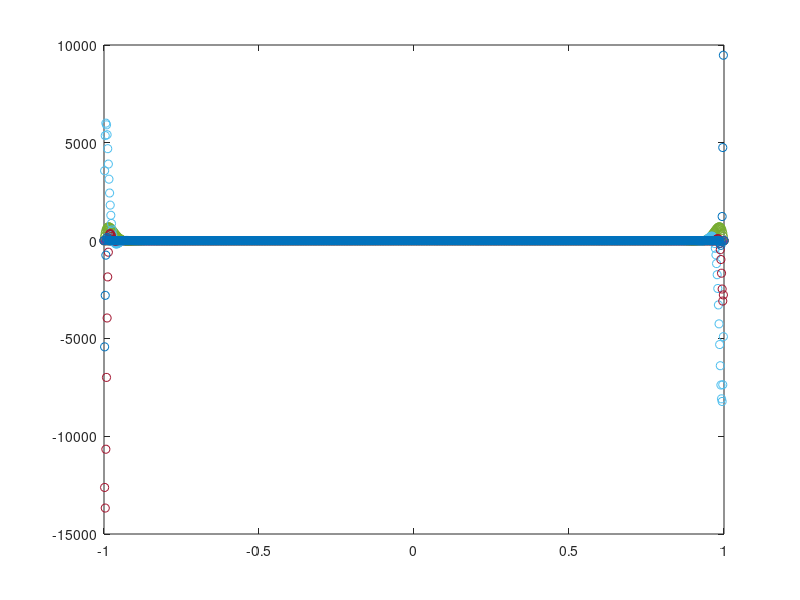
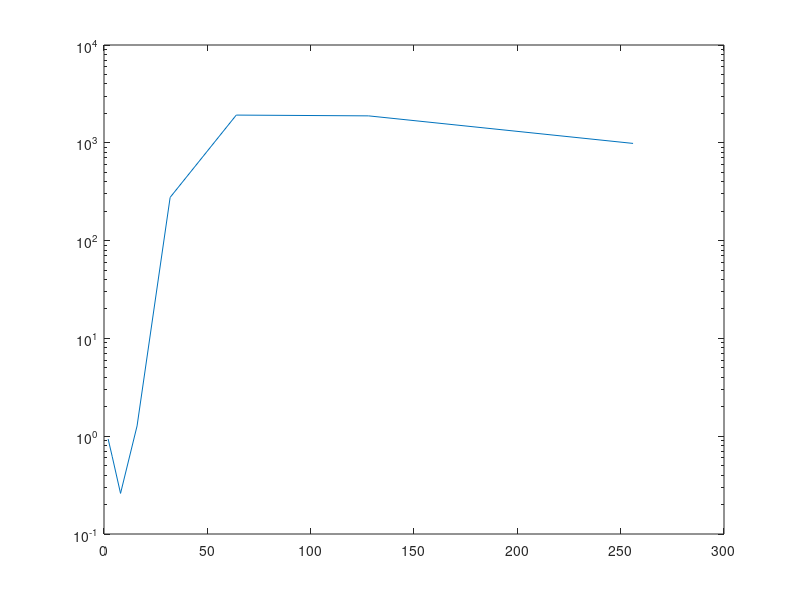
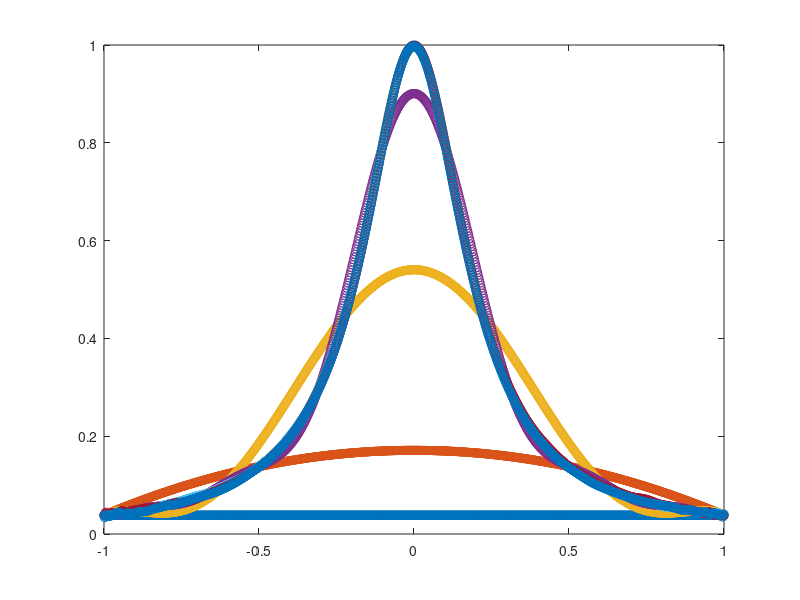
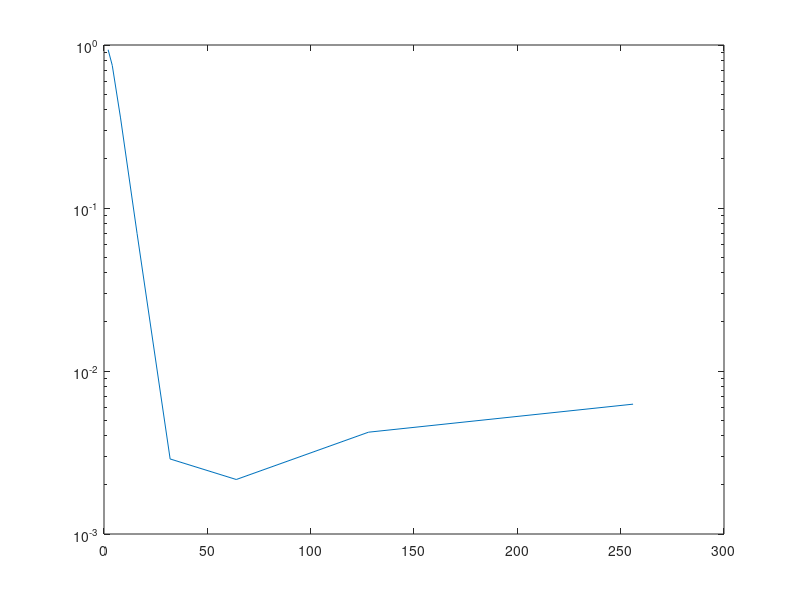

These charts were generated, in order, by the following MATLAB code:
%% Clearing everything
clear;  %% clears the left side memory stuff
clc;    %% clears the command window
%% Define the unknown function to interpolate
% f = @(x) exp(x).*sin(x);
f = @(x) 1./(1+25*x.^2);
%% Setup different numbers of interpolation nodes/data sites.
Nd = [2,4,8,16,32,64,128,256];
%% Setup the points at which we want to evaluate the interpolant
xe = linspace(-1,1,1000)'; % change here
% generates a transpose row vector xe of 1000 points linearly spaced between and including -1 and 1
ye = f(xe); %evaluate function
%% Preallocate space for numerical solution
ye_num = zeros(length(ye),length(Nd));
%% Start plotting stuff
figure
plot(xe,ye,'black');
pause %waits for input
%% Loop goes over different numbers of interpolation nodes
for it=1:length(Nd)
    x = linspace(-1,1,Nd(it))'; % generate evenly-spaced points in [-1,1].
    y = f(x);  
    %% Form Vandermonde matrix "intelligently"
    V = zeros(length(x),length(x));
    for vit = 1:Nd(it)
        V(:,vit) = x.^(vit-1);
    end
    %% Compute coefficients by solving linear system
    a = V\y;
    %% Condition Number Vandermonde Matrix
    A = inv(V); % V^-1
    B = det(A); % ||V^-1||
    C = det(V); % ||V^-1||
    D = C * B;  % ||V||
    % disp(D);
    % cond(V);
    %% Evaluate polynomial interpolant by building eval matrix and
    %% multiplying with coefficients.
    Ve = zeros(length(xe),length(x));
    for vit = 1:Nd(it)
        Ve(:,vit) = xe.^(vit-1);
    end
    ye_num(:,it) = Ve*a; %Do the matrix-vector product to predict values
    %% Plot stuff
    hold on;
    plot(xe,ye_num(:,it),'o');
    drawnow
    pause
end
%% Now plot relative errors
figure
e2 = zeros(length(Nd),1);
for it=1:length(Nd)
    e2(it,1) = norm(ye_num(:,it)-ye)./norm(ye);
end
semilogy(Nd,e2);
pause %waits for input
%%%%%%%%%%%%%%%%%%%%%%%%%%%%%%%%%%%%%%%%%%%%%%%%%%%%%%%%%%%%%%%%%%%%%%%%%%%%%%%%%%%%%%%%%
%% Start plotting stuff
figure
plot(xe,ye,'black');
pause %waits for input
%% Loop goes over different numbers of interpolation nodes
for it=1:length(Nd)
    x = rand(1,Nd(it));
    for itt = 1:Nd(it)
        x(itt) = cos((itt - 1) * pi/(Nd(it) - 1));
    end
    x = x';    
    y = f(x);
    %% Form Vandermonde matrix "intelligently"
    V = zeros(length(x),length(x));
    for vit = 1:Nd(it)
        V(:,vit) = x.^(vit-1);
    end
    %% Compute coefficients by solving linear system
    a = V\y;%% Condition Number Vandermonde Matrix
    A = inv(V); % V^-1
    B = det(A); % ||V^-1||
    C = det(V); % ||V||
    D = C * B;  % ||V^-1|| ||V||
    % disp(D);
    %% Evaluate polynomial interpolant by building eval matrix and
    %% multiplying with coefficients.
    Ve = zeros(length(xe),length(x));
    for vit = 1:Nd(it)
        Ve(:,vit) = xe.^(vit-1);
    end
    ye_num(:,it) = Ve*a; %Do the matrix-vector product to predict values
    %% Plot stuff
    hold on;
    plot(xe,ye_num(:,it),'o');
    drawnow
    pause
end
%% Now plot relative errors
figure
e2 = zeros(length(Nd),1);
for it=1:length(Nd)
    e2(it,1) = norm(ye_num(:,it)-ye)./norm(ye);
end
semilogy(Nd,e2);
pause %waits for input
%%%%%%%%%%%%%%%%%%%%%%%%%%%%%%%%%%%%%%%%%%%%%%%%%%%%%%%%%%%%%%%%%%%%%%%%%%%%%%%%%%%%%%%%%
Nd = [9,50];
ye_num = zeros(length(ye),length(Nd));
%% Start plotting stuff
figure
plot(xe,ye,'black');
pause %waits for input
%% Loop goes over different numbers of interpolation nodes
for it=1:length(Nd)
    x = linspace(-1,1,Nd(it))'; % generate evenly-spaced points in [-1,1]. 
    y = f(x);
    %% Form Vandermonde matrix "intelligently"
    V = zeros(length(x),length(x));
    for vit = 1:Nd(it)
        V(:,vit) = x.^(vit-1);
    end
    %% Evaluate polynomial interpolant by buildin%% Compute coefficients by solving linear system
    a = V\y;
    %% multiplying with coefficients.
    Ve = zeros(length(xe),length(x));
    for vit = 1:Nd(it)
        Ve(:,vit) = xe.^(vit-1);
    end
    ye_num(:,it) = Ve*a; %Do the matrix-vector product to predict values
    %% Plot stuff
    hold on;
    plot(xe,ye_num(:,it),'o');
    drawnow
    pause
end
%% Now plot relative errors
figure
e2 = zeros(length(Nd),1);
for it=1:length(Nd)
    e2(it,1) = norm(ye_num(:,it)-ye)./norm(ye);
end
semilogy(Nd,e2);